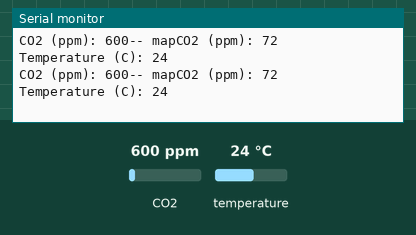
Recording of a sketch running on a simulated Arduino Uno, built with avr-gcc and run on an emulated ATmega328P. On the bench: the last lines printed to the serial monitor. The inputs (shaded band) are chosen by the test bench; at power-on: CO2 600 ppm, temperature 24 °C.

Above: at 10.8 s.
10.9 s: CO2 set to 452 ppm
At 20.7 s:
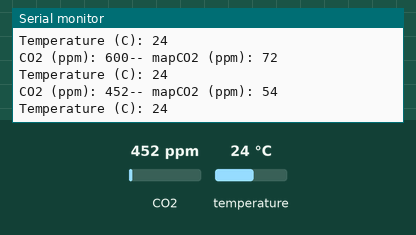
20.9 s: temperature set to 12 °C
At 30.7 s:
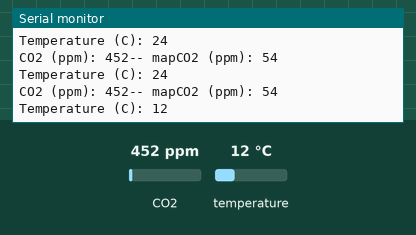
30.9 s: CO2 set to 1050 ppm
At 40.8 s:
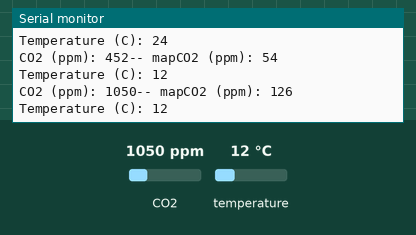
Timing chart, 0 to 42.3 s (numbered marks = the images above; inputs shaded):
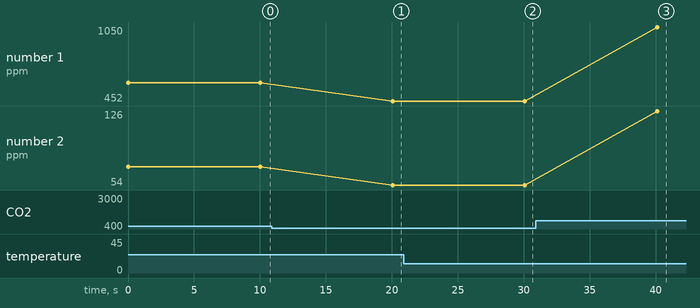

The sketch:

libreria_MHZ19.ino
```cpp
#include "MHZ19.h"
MHZ19 myMHZ19;
unsigned long getDataTimer = 0;
int i = 0;
int valor = 0;
int CO2; int mapCO2;
unsigned long intervalo = 150000;   //2' 30''
unsigned long millisAnterior = 0;                                 // Device to MH-Z19 Serial baudrate (should not be changed)


void setup()
{
  Serial.begin(9600);                                     // Device to serial monitor feedback


  myMHZ19.begin(Serial);
  myMHZ19.autoCalibration();             // Calibration ON (OFF autoCalibration(false))
  millisAnterior = millis();


}

void loop()
{
  testlines();
  delay(10000);
}

void testlines() {
  CO2 = myMHZ19.getCO2();                             // Solicita CO2 en ppm
  mapCO2 = map(CO2, 0, 2000, 0, 240);                 //Ajusta a display 240x320
  Serial.print("CO2 (ppm): ");
  Serial.print(CO2);
  Serial.print("-- mapCO2 (ppm): ");
  Serial.println(mapCO2);

  int8_t Temp;
  Temp = myMHZ19.getTemperature();                     // Temperatura en Celsius
  Serial.print("Temperature (C): ");
  Serial.println(Temp);


}
```

Measured:
- after the input at 10.9 s, the serial monitor: prints a new line after 9.2 s (image 1)
- after the input at 20.9 s, the serial monitor: prints a new line after 9.2 s (image 2)
- after the input at 30.9 s, the serial monitor: prints a new line after 9.2 s (image 3)
- plotted number 1: 600 → 452 after the input at 10.9 s, 452 → 1050 after the input at 30.9 s
- plotted number 2: 72 → 54 after the input at 10.9 s, 54 → 126 after the input at 30.9 s
